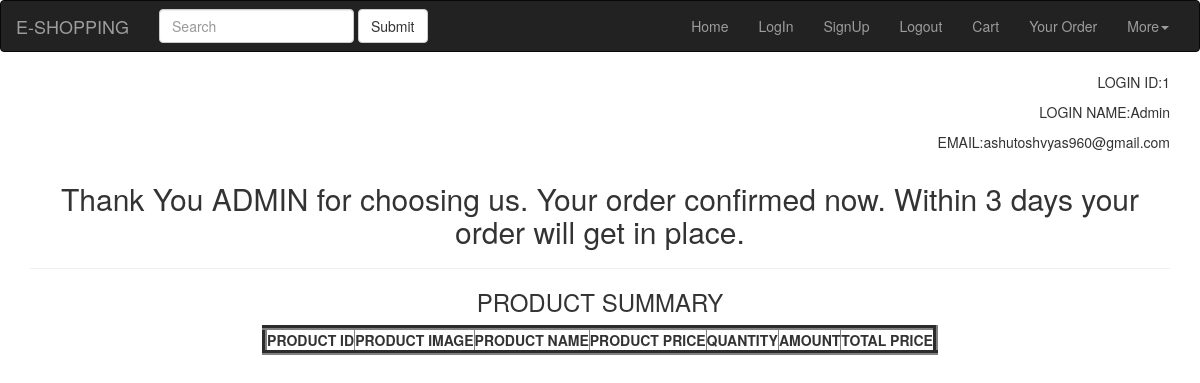
The app's page /order/ (signed in), older data.
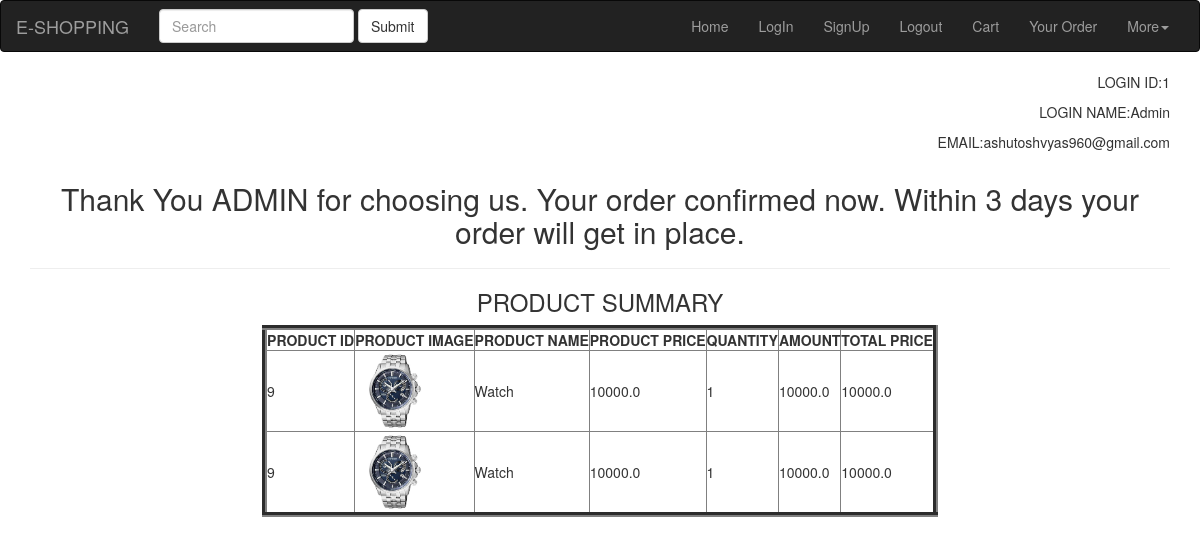
The same page, newer data.
### testApp/models.py (models this page shows, shortened)
class Order(models.Model):
	grandTotal=models.FloatField(default=0)
	product=models.ForeignKey(Product,on_delete=models.CASCADE, blank=True, null=True)
	user = models.ForeignKey(User,blank=True, null=True, on_delete=models.CASCADE)
	quantity=models.IntegerField(default=1)
	amount=models.FloatField(default=0.0)

class Product(models.Model):
	item_name=models.CharField(max_length=250)
	item_detail=models.CharField(max_length=250)
	item_price=models.FloatField()
	item_image=models.ImageField()

### testApp/views.py (the view)
# urls.py: path('order/', views.order_View),
@login_required
def order_View(request):
	if request.method=='POST':
		grand_total = request.POST.get('grandTotal')
		cart=Cart.objects.filter(user=request.user)
		for carts in cart:
			obj_id = carts.product
			quantity=carts.quantity
			amount=carts.amount
		order=Order.objects.create(product=obj_id,grandTotal=grand_total,user=request.user,quantity=quantity,amount=amount)
		cart.delete()
		return redirect('/order')
	else:
		order=Order.objects.filter(user=request.user)
		return render(request,'testApp/confirm_order.html',{'order':order})

### templates/testApp/confirm_order.html (shortened to what this page needs)
{% extends "testApp/base.html"%}
      {% block body_block %}
      <div class="container" align='right'>
         <p>LOGIN ID:{{user.id}}</p>
         <p>LOGIN NAME:{{user.username|title}}</p>
         <p>EMAIL:{{user.email}}</p>
      </div>
      <div class="container" align="center">
         <h2>Thank You {{user.username|upper}} for choosing us. Your order confirmed now. Within 3 days your order will get in place.</h2>
         <hr>
         <h3>PRODUCT SUMMARY</h3>
         <table border="5" >
            <thead>
               <th> PRODUCT ID </th>
               <th> PRODUCT IMAGE </th>
               <th> PRODUCT NAME </th>
               <th> PRODUCT PRICE </th>
               <th> QUANTITY </th>
               <th> AMOUNT </th>
               <th> TOTAL PRICE </th>
            </thead>
            {% for order in order %}
            <tr>
               <td>{{order.product.id}}</td>
               <td><a><img alt="Image will be uploaded soon" src="{{order.product.item_image.url}}" height="80px;"/></a></td>
               <td>{{order.product.item_name}}</td>
               <td>{{order.product.item_price}}</td>
               <td>{{order.quantity}}</td>
               <td>{{order.amount}}</td>
               <td>{{order.grandTotal}}</td>
            </tr>
            {% endfor %}
         </table>
      </div>
      {% endblock %}

### templates/testApp/base.html (shortened to what this page needs)
<!DOCTYPE html>
<html lang="en" dir="ltr">
   <head>
      <link rel="stylesheet" href="https://maxcdn.bootstrapcdn.com/bootstrap/3.3.7/css/bootstrap.min.css">
   </head>
   <body>
      <nav class="navbar navbar-default ,navbar navbar-inverse">
         <div class="container-fluid">
            <div class="navbar-header">
               <a class="navbar-brand" href="#">E-SHOPPING</a>
            </div>
            <div class="collapse navbar-collapse" id="bs-example-navbar-collapse-1">
               <form class="navbar-form navbar-left">
                  <div class="form-group">
                     <input type="text" class="form-control" placeholder="Search">
                  </div>
                  <button type="submit" class="btn btn-default">Submit</button>
               </form>
               <ul class="nav navbar-nav navbar-right">
                  <li><a href="/home">Home</a></li>
                  <li><a href="/accounts/login">LogIn</a></li>
                  <li><a href="/accounts/signup">SignUp</a></li>
                  <li><a href="/accounts/logout">Logout</a></li>
                  <li><a href="/cart">Cart</a></li>
                  <li><a href="/order">Your Order</a></li>
                  <li class="dropdown">
                     <a href="#" class="dropdown-toggle" data-toggle="dropdown" role="button" aria-haspopup="true" aria-expanded="false">More<span class="caret"></span></a>
                  </li>
               </ul>
            </div>
         </div>
      </nav>
      {% block body_block%}
      {% endblock %}
   </body>
</html>

Row changes from the older to the newer data that the page shows:
added Order: product.id "9", product.item_image (picture), product.item_name "Watch", product.item_price "10000.0", quantity "1", amount "10000.0", grandTotal "10000.0"
added Order: product.id "9", product.item_image (picture), product.item_name "Watch", product.item_price "10000.0", quantity "1", amount "10000.0", grandTotal "10000.0"
